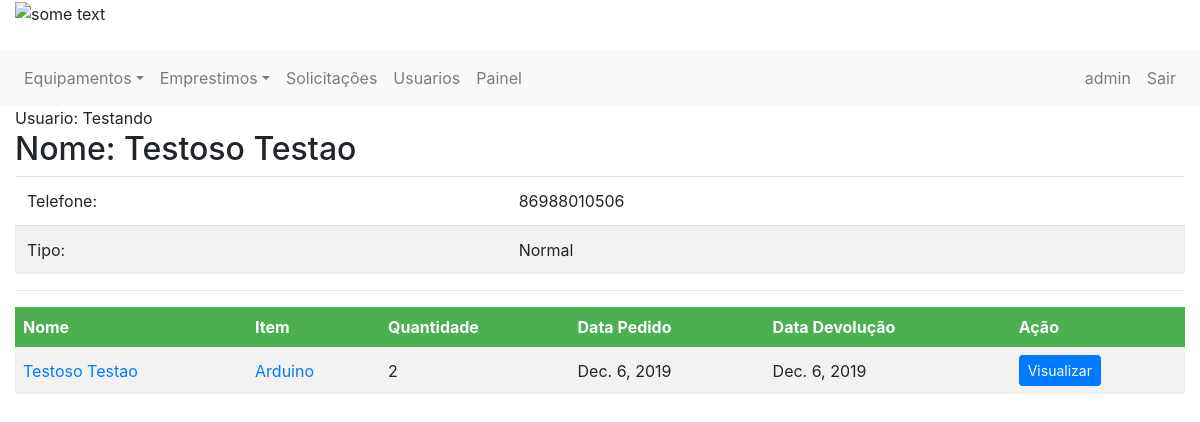
The app's page /usuario/3/ (signed in) with its own data.
### controle/models.py (models this page shows, shortened)
class Usuario(models.Model):
    user = models.OneToOneField(User, related_name='profile', on_delete=models.CASCADE, null=True)
    telefone = models.IntegerField()
    tipo = models.ForeignKey(TipoUsuario, on_delete=models.CASCADE)

class TipoUsuario(models.Model):
    nome = models.CharField(max_length=30)
    descricao = models.CharField(max_length=200)

class Item(models.Model):
    nome = models.CharField(max_length=50)
    quantidade = models.IntegerField()
    tipo = models.ForeignKey(TipoEquipamento, on_delete=models.CASCADE)
    imagem = models.FileField(upload_to='documents/%Y/%m/%d', default='documents/1111/sem_foto.jpg')
    excluido = models.BooleanField(default=False)

### emprestimo/models.py (models this page shows)
class Emprestimo(models.Model):
    equipamento = models.ForeignKey(Item, on_delete=models.CASCADE, related_name='item_emprestimo')
    solicitante = models.ForeignKey(Usuario, on_delete=models.CASCADE, related_name='usuario_emprestimo')
    tipo = models.ForeignKey(TipoEstadoEmprestimo, on_delete=models.CASCADE, related_name='tipo_emprestimo')
    estado = models.BooleanField(default=0)
    descricao = models.CharField(max_length=255)
    quantidade = models.IntegerField()
    data_emprestimo = models.DateField(null=False)
    data_devolucao = models.DateField(null=True)
    mensagem_rejeitado = models.CharField(max_length=255, null=True)
    mensagem_devolucao = models.CharField(max_length=255, null=True)

### usuarios/views.py (the view)
# urls.py: path('usuario/<int:usuario_id>/', views.exibir_um_usuario, name='exibe_um_usuario'),
@login_required
def exibir_um_usuario(request, usuario_id):
    usuario = Usuario.objects.get(id=usuario_id)
    emprestimos = Emprestimo.objects.filter(solicitante=usuario_id).exclude(tipo=1).order_by('-data_emprestimo')
    paginator = Paginator(emprestimos, 8)
    page = request.GET.get('page')
    emprestimos = paginator.get_page(page)
    return render(request, 'exibir.html', {'emprestimos': emprestimos, 'usuario': usuario,
                                           'user_logado': get_usuario_logado(request)})

### usuarios/views.py (called while the page is built)
def get_usuario_logado(request):
    return request.user

### usuarios/templates/exibir.html (shortened to what this page needs)
{% extends 'base.html' %}
{% block 'content' %}
   <div class="page-header">
    <span>Usuario: {{usuario.user.username}}</span>
    <h2>Nome: {{usuario.user.first_name}} {{ usuario.user.last_name }}</h2>
   </div>
    <table class="table">
        <tr>
            <td>Telefone:</td>
            <td>{{ usuario.telefone }}</td>
        </tr>
        <tr>
            <td>Tipo:</td>
            <td>{{usuario.tipo.nome}}</td>
        </tr>
    </table>
    <hr>
    <div style="overflow-y:auto; overflow-x:auto;">
    {% if emprestimos %}
      <table>
            <tr>
                <th >Nome</th>
                <th >Item</th>
                <th >Quantidade</th>
                <th >Data Pedido</th>
                <th >Data Devolução</th>
                <th >Ação</th>
            </tr>
          {% for emprestimo in emprestimos %}
              <tr>
                    <td> <a href="{% url 'exibe_um_usuario' emprestimo.solicitante.id %}"> {{emprestimo.solicitante.user.first_name }} {{emprestimo.solicitante.user.last_name}} </a> </td>
                  <td> <a href="{% url 'equipamento' emprestimo.equipamento.id %}">{{emprestimo.equipamento.nome}}</a></td>
                    <td>{{emprestimo.quantidade}}</td>
                    <td>{{emprestimo.data_emprestimo}}</td>
                    <td>{% if emprestimo.data_devolucao == none %}
                           Não Devolvido
                        {% else %}
                            {{emprestimo.data_devolucao}}
                        {% endif %} </td>
                    <td> <a class="btn btn-sm btn-primary" href="{% url 'exibir_detalhes_solicitacao' emprestimo.id %}" >Visualizar</a></td>
            </tr>
            {%endfor%}
      </table>
    {% else %}
        <p style="font-size: 20px; font-weight: bold; text-align:center">Não fez solicitações <br> :( </p>
    {% endif %}
  </div>
{% endblock %}

### controle/templates/base.html (shortened to what this page needs)
{% load staticfiles %}
<!DOCTYPE html>
<html lang="pt" >
<head >
<link rel="stylesheet" href="https://stackpath.bootstrapcdn.com/bootstrap/4.3.1/css/bootstrap.min.css">
</head>
<body >
<header class="page-header" >
	<div class="">
    <div class="container-fluid" >
        <div class="row">
            <div class="col-12">
                <img src= "http://lims.ifpi.edu.br/images/logo.png" alt="some text" width=200 height=80>
            </div>
          </div>
    </div>
    <br>
    <div class="row" >
        <div class="col-12" >
            <nav class="navbar navbar-expand-sm navbar-light bg-light">
    <div class="collapse navbar-collapse" id="navbarCollapse">
        <div class="navbar-nav">
        <div class="nav-item dropdown">
                    <a href="#" class="nav-link dropdown-toggle" data-toggle="dropdown">Equipamentos</a>
                </div>
        <div class="nav-item dropdown">
            <a href="#" class="nav-link dropdown-toggle" data-toggle="dropdown">Emprestimos</a>
        </div>
            {% if user_logado.is_superuser %}
                <a class="nav-item nav-link" href="{% url 'exibir_solicitacoes' %}" >Solicitações </a>
                <a class="nav-item nav-link" href="{% url 'exibir_usuarios' %}" >Usuarios </a>
                <a class="nav-item nav-link" href="{% url 'painel_admin' %}" >Painel </a>
            {% endif %}
        </div>
        <div class="navbar-nav ml-auto">
            <a class="nav-item nav-link" href="{% url 'exibe_meu_perfil' %}">{{ user_logado.username }}</a>
            <a class="nav-item nav-link" href="{% url 'logout' %}">Sair</a>
        </div>
    </div>
</nav>
        </div>
    </div>
 </div>
</header>
<div class="container-fluid" >
    <div class="">
        <div class="" style=" ">
            {% block 'content' %}
            {% endblock %}
        </div>
    </div>
</div>
</body>
</html>

### usuarios/templates/exibir.html (style rules this page uses)
table { border-collapse: collapse; width: 100%; }
th, td { text-align: left; padding: 8px; }
tr:nth-child(even) { background-color: #f2f2f2 }
th { background-color: #4CAF50; color: white; }

### records on screen
Usuario: user.username "Testando", user.first_name "Testoso", user.last_name "Testao", telefone "86988010506", tipo.nome "Normal"
Emprestimo: solicitante.user.first_name "Testoso", solicitante.user.last_name "Testao", equipamento.nome "Arduino", quantidade "2", data_emprestimo "Dec. 6, 2019", data_devolucao "Dec. 6, 2019"

### other values on screen
{{ user_logado.username }} "admin"
